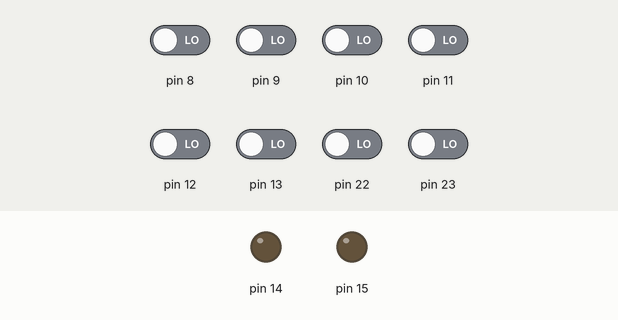
A sketch run on a simulated Arduino Uno, built with avr-gcc and run on an emulated ATmega328P. On the bench: output pins drawn as LEDs (lit = HIGH). The inputs (shaded band) are chosen by the test bench; at power-on: pin 8–13, pin 22, pin 23 LOW.

Above: at 1.2 s.
1.3 s: pin 8 driven HIGH
At 2.4 s:
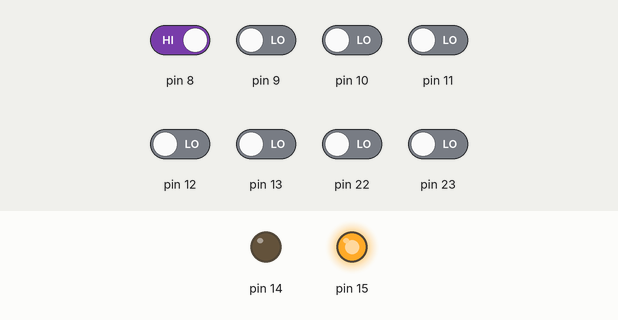
2.8 s: pin 9 driven HIGH
At 3.6 s:
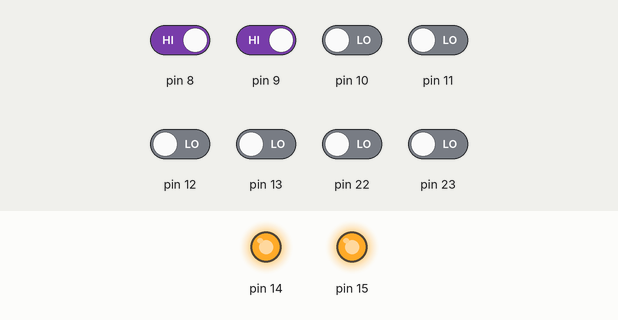
4.3 s: pin 8 driven LOW
At 4.7 s:
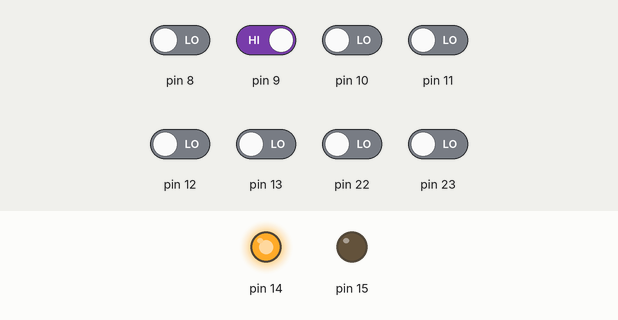
5.8 s: pin 9 driven LOW
At 7.0 s:
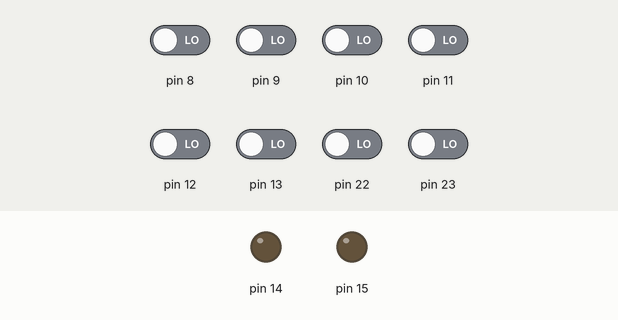
7.3 s: pin 10 driven HIGH
At 8.2 s:
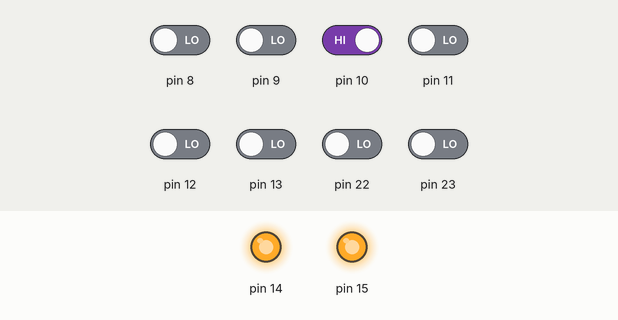
Timing chart, 0 to 9.8 s (numbered marks = the images above; inputs shaded):
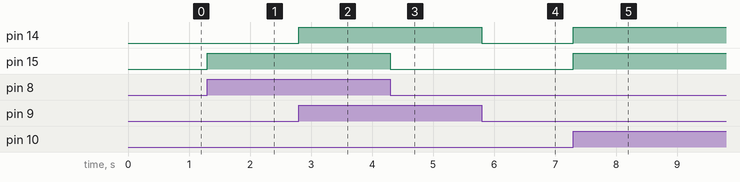

The sketch:

exercise2.ino
```cpp
#include <avr/io.h>
#include <util/delay.h>
void setup() {
  DDRB = DDRB & ~(1<<PB0);
  DDRB = DDRB & ~(1<<PB1);
  DDRC = DDRC | (1<<PC0);
  DDRC = DDRC | (1<<PC1);
}

void loop() {
  if(PINB & ~(1<<PB0)){
    PORTC=PORTC | (1<<PC0);
  }else{
    PORTC=PORTC & ~(1<<PC0);
  }
  if(PINB & ~(1<<PB1)){
    PORTC=PORTC | (1<<PC1);
  }else{
    PORTC=PORTC & ~(1<<PC1);
  }
}
```

Measured:
- after the input at 1.3 s, pin 15: LOW → HIGH at once
- after the input at 2.8 s, pin 14: LOW → HIGH at once
- after the input at 4.3 s, pin 15: HIGH → LOW at once
- after the input at 5.8 s, pin 14: HIGH → LOW at once
- after the input at 7.3 s, pin 14, pin 15: LOW → HIGH at once
